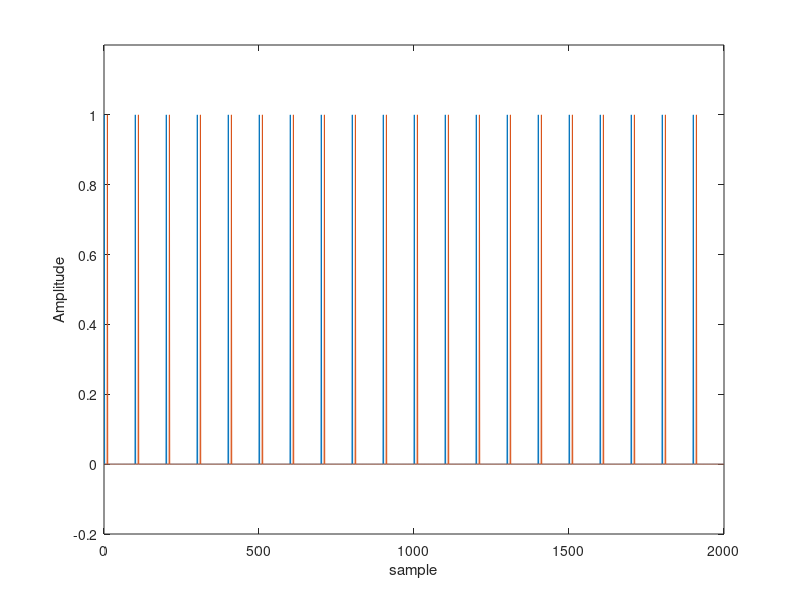
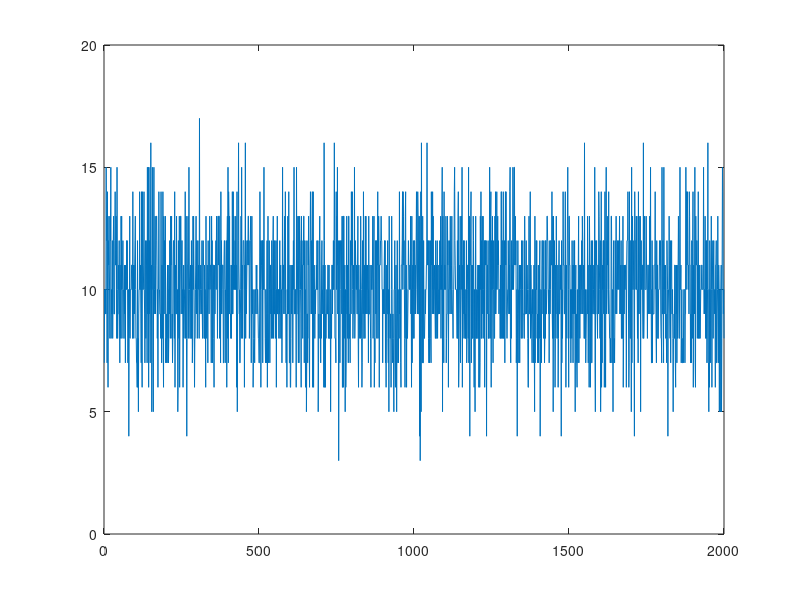
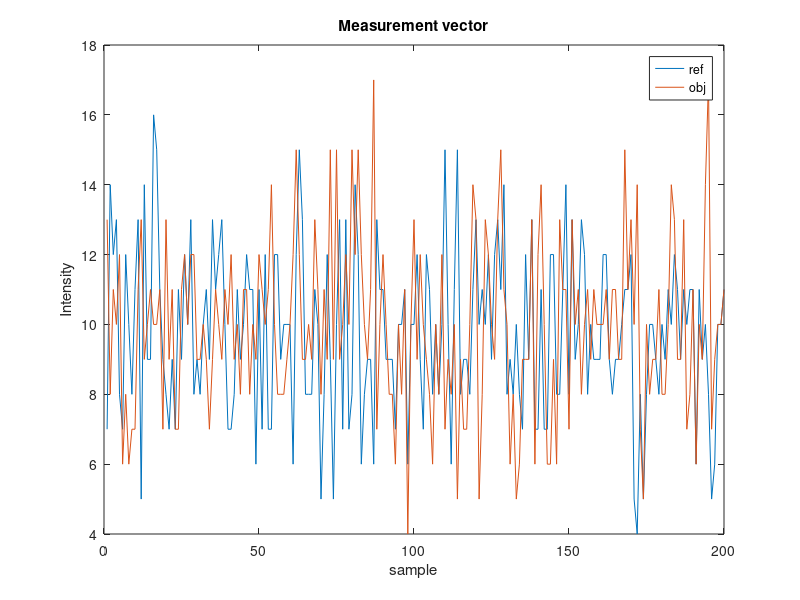

Write MATLAB code to recreate these figures, in order. (Note: this script raises an error after producing the figures.)
clear all;
close all;
clc;

f=1000;
T=1/f;
fs=50;
Ts=1/fs;
k= 1; %sparse level per cycles
Nc = 100 % number sample per cycles
M = Nc*f/500; % number tranfers
N= Nc * f/fs; % length of signal

%generate signal reference
refsig = zeros(N,1);
ref= zeros(Nc,1) % signal tranfers
ref(1,1)= 1;

% time of the light wave flighting from the object to the imaging sensor
shiftime = 10;

%generate signal object
objsig = zeros(N,1);
obj = zeros(Nc,1)
obj (1+shiftime: k+shiftime)=1;

for i= 1:f/fs
    refsig((i-1)*Nc+1:i*Nc) = ref(:,1);
    objsig((i-1)*Nc+1:i*Nc) = obj(:,1);
end

% for i= 1:N
%     t(i) = (i-1)/(f*Nc);
% end

figure(1);
% plot(t,refsig,'linewidth',2)
plot(refsig);
hold on
plot(objsig)
ylim([-0.2 1.2]);
xlabel('sample');
ylabel('Amplitude');

%generate encode signal
Phi = randi([0 1],N,N);
y=Phi*refsig;
figure(2);
plot(y)


for i=1:M
   position(i,1) = (i-1) *shiftime+1
end

outputref = zeros(M,1);
outputobj = zeros(M,1);

%Making random measurements
A=zeros(M,N);
for i=1 : M
    outputref(i) = y(position(i));
    A(i,:) = Phi(position(i),:);
end
outputobj = A * objsig;


figure(3)
plot(outputref);
hold on
plot(outputobj);
xlabel('sample');
ylabel('Intensity');
title('Measurement vector');
legend('ref','obj')

% %Adding some measurement noise.
% SNR=15;
% outputobj=createNoise(outputobj,SNR);
% 
% 
% %Measurement vector with noise.
% outputobj = outputobj + e ;
% figure(4);
% plot(outputref);
% hold on
% plot(outputobj);
% title(sprintf('Measurement vector with noise at SNR=%d dB', SNR));



cvx_begin
    variable xp_ref(N);
    minimize (norm(xp_ref,1));
    subject to
    A*xp_ref==outputref;
cvx_end

% obj = OrthogonalMatchingPursuit(A,20,outputobj);

cvx_begin
    variable xp_obj(N);
    minimize (norm(xp_obj,1));
    subject to
    A*xp_obj==outputobj; 

%     norm(A*obj-outputobj,2) <= eps
%     minimize (norm(A*obj-outputobj,2)+0.01*norm(obj,1));
cvx_end

%Compute error
diff_ref = refsig - xp_ref;
recovery_error_ref = norm(diff_ref) / norm(refsig);
fprintf('recovery error: %0.4f\n', recovery_error_ref);

diff = objsig - xp_obj;
recovery_error = norm(diff) / norm(objsig);
fprintf('recovery error: %0.4f\n', recovery_error);


figure(5)
plot(xp_ref)
hold on 
plot(xp_obj)
xlabel('sample');
ylabel('Amplitude');
title('Reconstructed signal');
legend('ref','obj')
